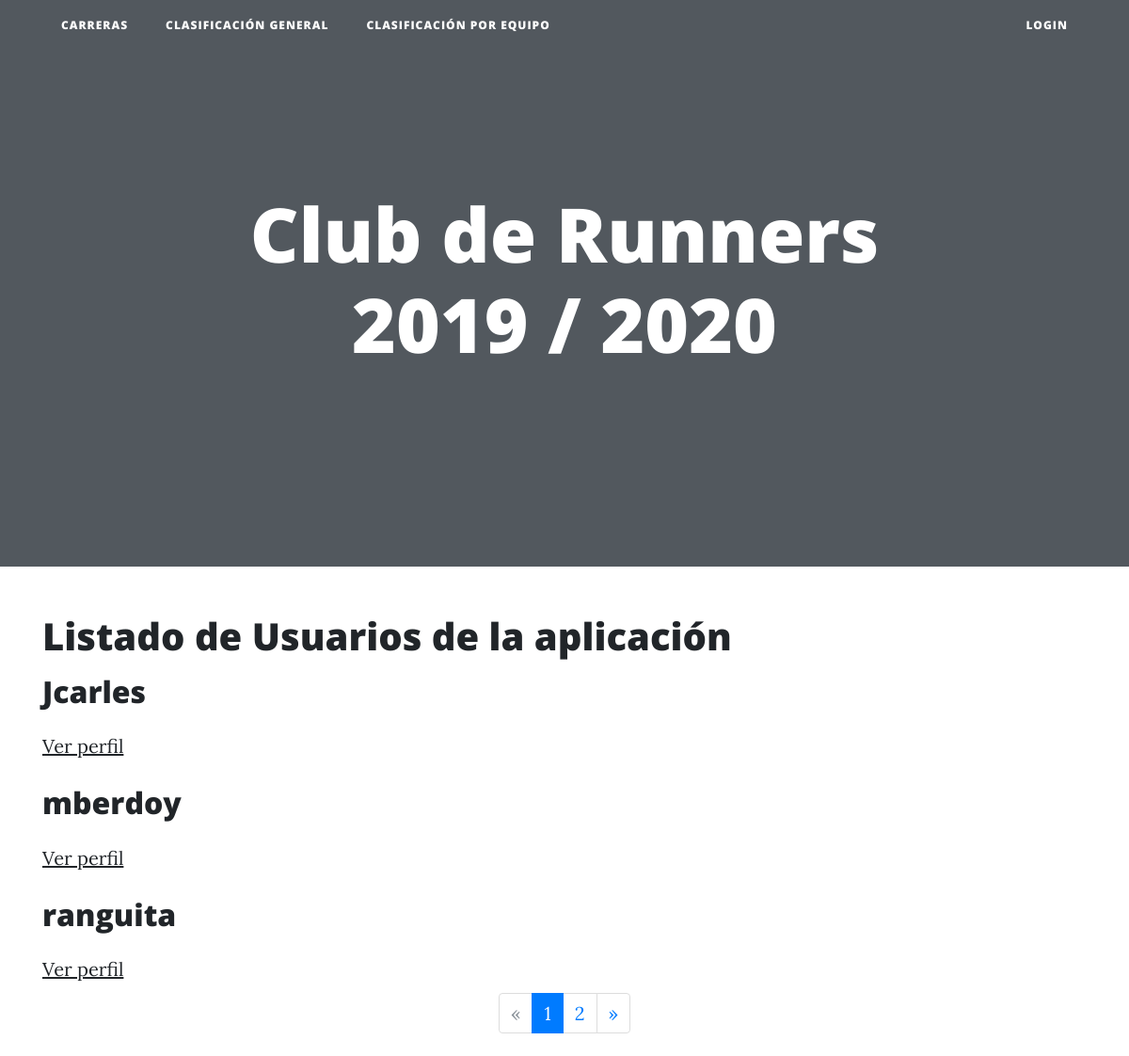
/profiles/, run on the app's committed database.
### registration/models.py (models this page shows)
class Profile(models.Model):
    user = models.OneToOneField(User, on_delete=models.CASCADE)
    bio=models.TextField(null=True, blank=True)
    link=models.URLField(max_length=200, null=True, blank=True)
    avatar=models.ImageField(upload_to='custom_upload_to', null=True, blank=True)
    class Meta:
        ordering = ['user__username']

### profiles/views.py (the view)
# urls.py: path('', ProfileListView.as_view(), name='profiles'),
class ProfileListView(ListView):
    model=Profile
    template_name = 'profiles/profile_list.html'
    paginate_by = 3

### profiles/templates/profiles/profile_list.html (shortened to what this page needs)
{% extends 'core/base.html' %}
{% load static %}
{% block content %}
<main role="main">
  <div class="container mb-4"><h1>Listado de Usuarios de la aplicación</h1>
    {% for profile in profile_list %}
      <div class="row mt-3">
        <div class="col mx-auto">
          <h2 class="mb-4">{{profile.user.username}}</h2>
          <div>
            <p><a href="{% url 'profiles:profile' profile.user.username %}">Ver perfil</a></p>
          </div>
        </div>
      </div>
    {% endfor %}
{% if is_paginated %}
  <nav aria-label="Page navigation">
    <ul class="pagination justify-content-center">
      {% if page_obj.has_previous %}
        <li class="page-item ">
          <a class="page-link" href="?page={{ page_obj.previous_page_number }}">&laquo;</a>
        </li>
      {% else %}
        <li class="page-item disabled">
          <a class="page-link" href="#" tabindex="-1">&laquo;</a>
        </li>
      {% endif %}
      {% for i in paginator.page_range %}
        <li class="page-item {% if page_obj.number == i %}active{% endif %}">
          <a class="page-link" href="?page={{ i }}">{{ i }}</a>
        </li>
      {% endfor %}
      {% if page_obj.has_next %}
        <li class="page-item ">
          <a class="page-link" href="?page={{ page_obj.next_page_number }}">&raquo;</a>
        </li>
      {% else %}
        <li class="page-item disabled">
          <a class="page-link" href="#" tabindex="-1">&raquo;</a>
        </li>
      {% endif %}
    </ul>
  </nav>
{% endif %}
  </div>
</main>
{% endblock %}

### data on the page
Profile: user.username "Jcarles"
Profile: user.username "mberdoy"
Profile: user.username "ranguita"

### other printed values
{{ i }} "1" "2"
